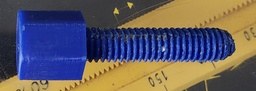
#> input picture example_images/screw.jpg, 256 x 91 px, shrunk from 1487 x 527 before the run
$ python symmetry_find.py ../example_images/screw.jpg
#> lines starting #> are read from the running program, lines starting #| are printed output that depends on the picture; long printed decimals are rounded
from PIL import Image, ImageDraw
import numpy as np
import matplotlib.pyplot as plt
from scipy import ndimage
from argparse import ArgumentParser


def trans_matrix(dx, dy):
    return np.array(((1, 0, dx), (0, 1, dy), (0, 0, 1)))

def rot_matrix(t):
    s, c = np.sin(t), np.cos(t)
    return np.array(((c, -s, 0), (s, c, 0), (0, 0, 1)))

def mirror(img, r, t):
    center = (np.array(img.size)-1)/2
    rot = rot_matrix(-t)
    np.matmul(rot, trans_matrix(*(-center)), out = rot)
    np.matmul(trans_matrix(*center), rot, out = rot)
    derot = np.linalg.inv(rot)

    x_mirror = np.array(((-1, 0, 2*(center[0]+r)), (0, 1, 0), (0, 0, 1)))

    total = np.matmul(x_mirror, rot)
    np.matmul(derot, total, out = total)

    return img.transform(
        img.size, Image.AFFINE, data = total.ravel()[:6], resample = Image.BILINEAR,
        fillcolor = 0
    )

def draw_line(img, r, t):
    center = (np.array(img.size)-1)/2
    m = np.tan(t+np.pi/2)
    p = (r*np.cos(t), r*np.sin(t))
    c = p[1]-m*p[0]
    left = (0, m*(-center[0])+c+center[1])
    right = (img.size[0]-1, m*center[0]+c+center[1])

    print(left[1], right[1])

    draw = ImageDraw.Draw(img)
    draw.line(left+right, fill = 128)

def image_mse(img1, img2):
    a1, a2 = map(np.asarray, (img1, img2))
    return ((a1-a2)**2).mean()

def click(e):
    x, y = e.xdata, e.ydata

    print("r =", rs[int(round(y))])
    print("t =", ts[int(round(x))])


parser = ArgumentParser()
parser.add_argument("img1")
parser.add_argument("img2", nargs = "?")

args = parser.parse_args()
img1 = Image.open(args.img1).convert("L")
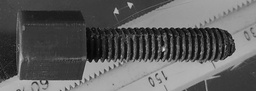
#> img1: PIL image 256x91 L; min 5, max 223, mean 94
img2 = Image.open(args.img2).convert("L") if args.img2 else img1
rs = np.linspace(-10, 10, 50)
ts = np.linspace(1, 2, 50, endpoint = False)
mse = np.empty((rs.size, ts.size))

for i, r in enumerate(rs):
    for j, t in enumerate(ts):
        mse[i, j] = image_mse(img1, mirror(img2, r, t))

    print("{:.1f}%".format(i*100/len(rs)), end = "\r")
#> this loop made 50 passes
#> pass 1, in image_mse, `a1, a2 = map(np.asarray, (img1, img2))`:
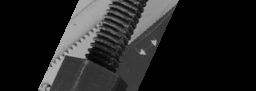
#> a2: shape (91, 256); min 0, max 188, mean 34.3
#> pass 1, in image_mse (call 2), `a1, a2 = map(np.asarray, (img1, img2))`:
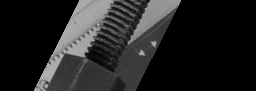
#> a2: shape (91, 256); min 0, max 188, mean 34.9
#> pass 1, in image_mse (call 3), `a1, a2 = map(np.asarray, (img1, img2))`:
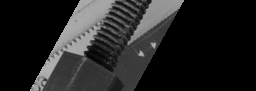
#> a2: shape (91, 256); min 0, max 186, mean 35.7
#> pass 1, in image_mse (call 4), `a1, a2 = map(np.asarray, (img1, img2))`:
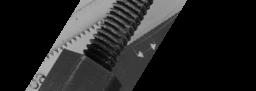
#> a2: shape (91, 256); min 0, max 184, mean 36.5
#> after the loop:
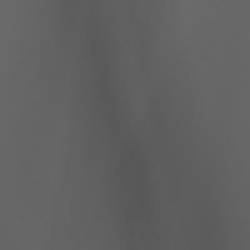
#> mse: shape (50, 50) float64 (shown 5 times larger); min 87.75, max 107.5, mean 98.6

print()

mse = ndimage.gaussian_filter(mse, 2)
argmin = np.unravel_index(mse.argmin(), mse.shape)
r, t = rs[argmin[0]], ts[argmin[1]]

print(f"Global minimum: r, t = {r}, {t}")
#| Global minimum: r, t = 4.286, 1.52

plt.subplot(1, 3, 1)
plt.imshow(img1)
plt.subplot(1, 3, 2)
plt.imshow(mirror(img2, r, t))
plt.subplot(1, 3, 3)
plt.imshow(mse)
plt.plot(*np.unravel_index(mse.argmin(), mse.shape)[::-1], "ro")
plt.gcf().canvas.mpl_connect("button_press_event", click)
plt.show()
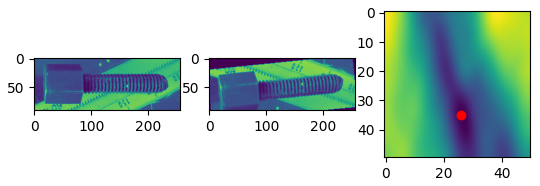
#> figure drawn by matplotlib, 3 panels
